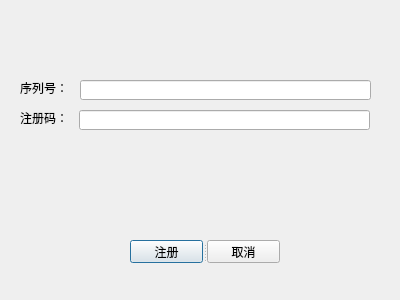
<?xml version="1.0" encoding="UTF-8"?>
<ui version="4.0">
 <class>Dialog</class>
 <widget class="QDialog" name="Dialog">
  <property name="geometry">
   <rect>
    <x>0</x>
    <y>0</y>
    <width>400</width>
    <height>300</height>
   </rect>
  </property>
  <property name="windowTitle">
   <string>关于软件</string>
  </property>
  <widget class="QSplitter" name="splitter">
   <property name="geometry">
    <rect>
     <x>130</x>
     <y>240</y>
     <width>150</width>
     <height>23</height>
    </rect>
   </property>
   <property name="orientation">
    <enum>Qt::Horizontal</enum>
   </property>
   <widget class="QPushButton" name="pushButton">
    <property name="text">
     <string>注册</string>
    </property>
   </widget>
   <widget class="QPushButton" name="pushButton_2">
    <property name="text">
     <string>取消</string>
    </property>
   </widget>
  </widget>
  <widget class="QLabel" name="label_4">
   <property name="geometry">
    <rect>
     <x>30</x>
     <y>210</y>
     <width>331</width>
     <height>16</height>
    </rect>
   </property>
   <property name="text">
    <string/>
   </property>
  </widget>
  <widget class="QLabel" name="label">
   <property name="geometry">
    <rect>
     <x>20</x>
     <y>80</y>
     <width>48</width>
     <height>16</height>
    </rect>
   </property>
   <property name="text">
    <string>序列号：</string>
   </property>
  </widget>
  <widget class="QLabel" name="label_2">
   <property name="geometry">
    <rect>
     <x>20</x>
     <y>110</y>
     <width>48</width>
     <height>16</height>
    </rect>
   </property>
   <property name="text">
    <string>注册码：</string>
   </property>
  </widget>
  <widget class="QLineEdit" name="lineEdit">
   <property name="geometry">
    <rect>
     <x>79</x>
     <y>110</y>
     <width>291</width>
     <height>20</height>
    </rect>
   </property>
  </widget>
  <widget class="QLineEdit" name="lineEdit_2">
   <property name="geometry">
    <rect>
     <x>80</x>
     <y>80</y>
     <width>291</width>
     <height>20</height>
    </rect>
   </property>
   <property name="readOnly">
    <bool>true</bool>
   </property>
  </widget>
 </widget>
 <resources/>
 <connections/>
</ui>
